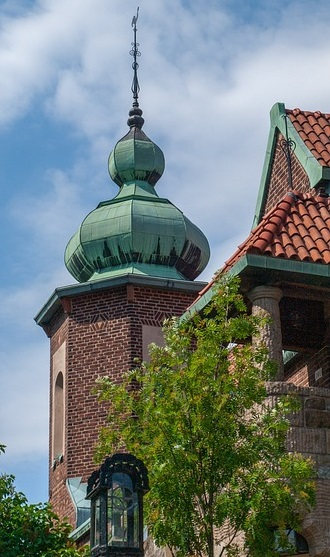
#> input picture lab_10/img/1.jpg, 330 x 557 px
$ python images.py
#> lines starting #> are read from the running program, lines starting #| are printed output that depends on the picture
# https://pixabay.com/pl/photos/building-kopu%C5%82a-dzwonnica-6351976/

import cv2
import numpy as np
import numpy as np
from pathlib import Path
import pandas as pd
import matplotlib.pyplot as plt
from skimage.metrics import structural_similarity as ssim


np.random.seed(42)


# Zniekształcenia obrazu
def read_image(image_path):
    image = cv2.imread(str(image_path))
#> image is the input picture: shape (557, 330, 3); mean B, G, R 121.5, 124.1, 113.3
    # image = cv2.cvtColor(image, cv2.COLOR_BGR2RGB)

    return image


def jpeg_compress(image, alpha):
    encode_param = [int(cv2.IMWRITE_JPEG_QUALITY), alpha]
    _, encimage = cv2.imencode(".jpg", image, encode_param)
    decimage = cv2.imdecode(encimage, 1)

    return decimage


def blur_image(image, kernel_size):
    blurred_image = cv2.GaussianBlur(image, (kernel_size, kernel_size), 0)

    return blurred_image


def noise_image(image, alpha):
#> called with alpha = 0.1
    noise_range = (-25, 25)
    rand = (noise_range[1] - noise_range[0]) * np.random.random(
        (image.shape)
    ) + noise_range[0]

    noisy_image = (image + alpha * rand).clip(0, 255).astype(np.uint8)

    return noisy_image


def noise_SnP(image, S=255, P=0, rnd=(333, 9999)):
    r, c = image.shape
    number_of_pixels = np.random.randint(rnd[0], rnd[1])

    for i in range(number_of_pixels):
        y = np.random.randint(0, r - 1)
        x = np.random.randint(0, c - 1)
        image[y][x] = S

    number_of_pixels = np.random.randint(rnd[0], rnd[1])

    for i in range(number_of_pixels):
        y = np.random.randint(0, r - 1)
        x = np.random.randint(0, c - 1)
        image[y][x] = P

    return image


def plot_images(image_1, image_2, title1, title2):
    fig, axs = plt.subplots(1, 2, sharey=True, figsize=(10, 5))
    axs[0].imshow(image_1)
    axs[0].set_title(title1)
    axs[1].imshow(image_2)
    axs[1].set_title(title2)

    plt.show()


image_path = Path("./img/1.jpg")
output_dir = Path("./output")


def main_test():
    image_path = Path("./img/1.jpg")

    image = read_image(image_path)
    # new_image = jpeg_compress(image, 5)
    new_image = blur_image(image, 13)
    # new_image = noise_image(image, 2)

    image = cv2.cvtColor(image, cv2.COLOR_BGR2RGB)
    new_image = cv2.cvtColor(new_image, cv2.COLOR_BGR2RGB)

    plot_images(image, new_image, "1", "2")


def main_generate():

    SAVE = True

    image = read_image(image_path)
    A = np.linspace(0.1, 5, 5)
    modified_images1 = [noise_image(image, alpha) for alpha in A]
#> call 4 of noise_image, with alpha = 3.78
#> in noise_image (call 4), `noisy_image = (image + alpha * rand).clip(0, 255).astype(np.uint8)`:
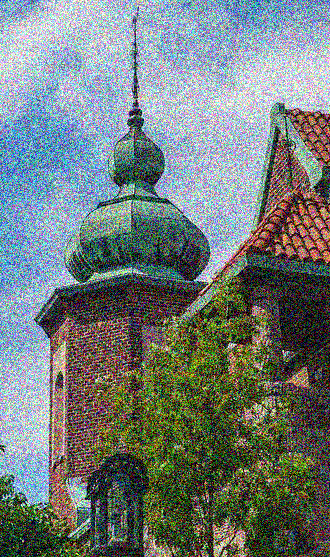
#> noisy_image: shape (557, 330, 3); mean B, G, R 122.6, 124.8, 114.8
#> in noise_image (call 5), `rand = (noise_range[1] - noise_range[0]) * np.random.random( (image.sh..`:
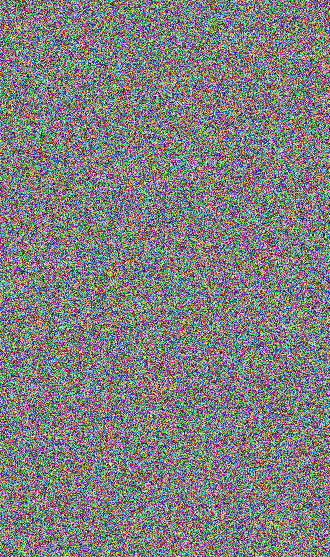
#> rand: shape (557, 330, 3) float64; mean B, G, R 0, 0, 0; drawn with min black and max white
#> in noise_image (call 5), `noisy_image = (image + alpha * rand).clip(0, 255).astype(np.uint8)`:
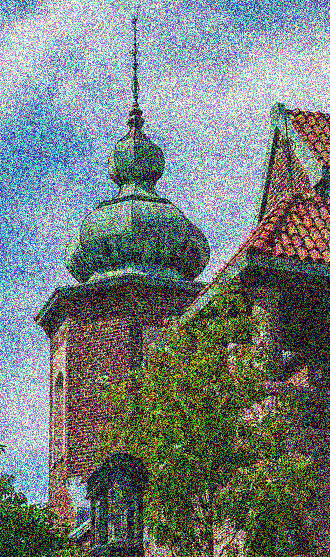
#> noisy_image: shape (557, 330, 3); mean B, G, R 122.8, 125, 115.9
#> modified_images1 = 5 items
    qualities = np.array([5, 10, 15, 40, 50])
    modified_images2 = [jpeg_compress(image, alpha) for alpha in qualities]
#> in jpeg_compress, `_, encimage = cv2.imencode(".jpg", image, encode_param)`: encimage = 6216 values, max 255 at index 0, min 0 at index 4, mean 105.4
#> in jpeg_compress, `decimage = cv2.imdecode(encimage, 1)`:
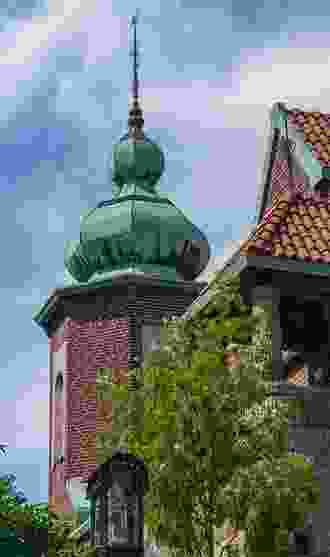
#> decimage: shape (557, 330, 3); mean B, G, R 123.7, 123.9, 113.5
#> call 2 of jpeg_compress, with alpha = 10
#> in jpeg_compress (call 2), `encode_param = [int(cv2.IMWRITE_JPEG_QUALITY), alpha]`: encode_param = [1, 10]
#> in jpeg_compress (call 2), `_, encimage = cv2.imencode(".jpg", image, encode_param)`: encimage = 9904 values, max 255 at index 0, min 0 at index 4, mean 114.6
#> in jpeg_compress (call 2), `decimage = cv2.imdecode(encimage, 1)`:
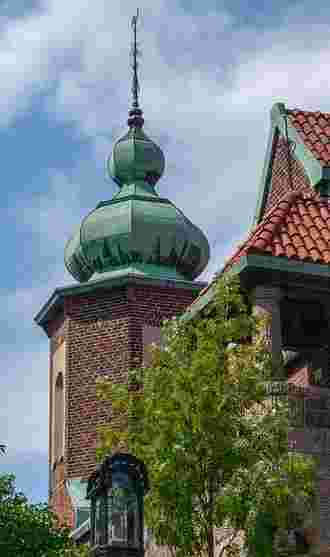
#> decimage: shape (557, 330, 3); mean B, G, R 121.7, 124.2, 113.3
#> call 3 of jpeg_compress, with alpha = 15
#> in jpeg_compress (call 3), `encode_param = [int(cv2.IMWRITE_JPEG_QUALITY), alpha]`: encode_param = [1, 15]
#> in jpeg_compress (call 3), `_, encimage = cv2.imencode(".jpg", image, encode_param)`: encimage = 12999 values, max 255 at index 0, min 0 at index 4, mean 117.7
#> in jpeg_compress (call 3), `decimage = cv2.imdecode(encimage, 1)`:
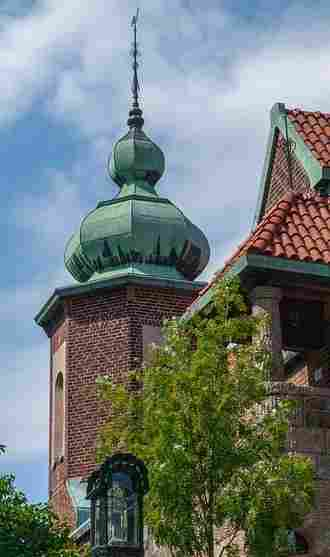
#> decimage: shape (557, 330, 3); mean B, G, R 122.1, 123.9, 113.5
#> modified_images2 = 5 items
    A = np.array([5,7,9,11,13])
    modified_images3 = [blur_image(image, alpha) for alpha in A]
#> in blur_image (call 5), `blurred_image = cv2.GaussianBlur(image, (kernel_size, kernel_size), 0)`:
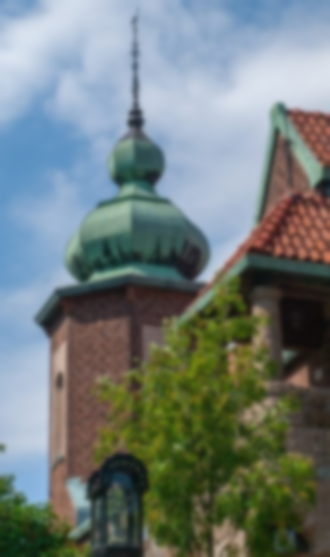
#> blurred_image: shape (557, 330, 3); mean B, G, R 121.5, 124.1, 113.3
#> modified_images3 = 5 items

    modified_images = modified_images1 + modified_images2 + modified_images3
#> modified_images = 15 items
    A = np.concatenate([A, qualities, A])

    methods = ["noise"] * 5 + ["jpeg"] * 5 + ["blur"] * 5

    if SAVE:
        [p.unlink() for p in output_dir.glob("*.png") if p.is_file()]
        [
            cv2.imwrite(
                str(
                    output_dir / f"{i+1}_{methods[i]}_{a}.png",
                ),
                modified_image,
            )
            for i, (a, modified_image) in enumerate(zip(A, modified_images))
        ]
    else:
        [
            cv2.imshow(f"alpha: {alpha}%", modified_image)
            for alpha, modified_image in zip(A, modified_images)
        ]
        cv2.waitKey(0)
        cv2.destroyAllWindows()


if __name__ == "__main__":
    # main_test()
    main_generate()

$ run again, with lab_10/img/2.jpg copied over lab_10/img/1.jpg
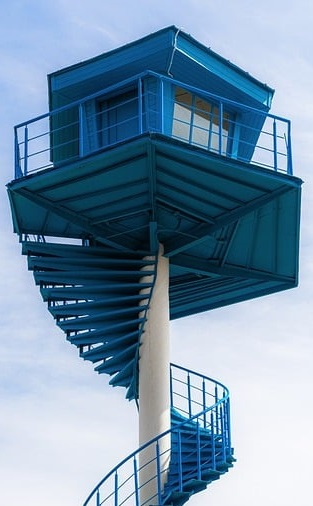
#> input picture lab_10/img/2.jpg, 313 x 506 px
#> in read_image, image is the input picture: shape (506, 313, 3); mean B, G, R 169.6, 145.8, 116.9
#> in noise_image (call 5), `noisy_image = (image + alpha * rand).clip(0, 255).astype(np.uint8)`:
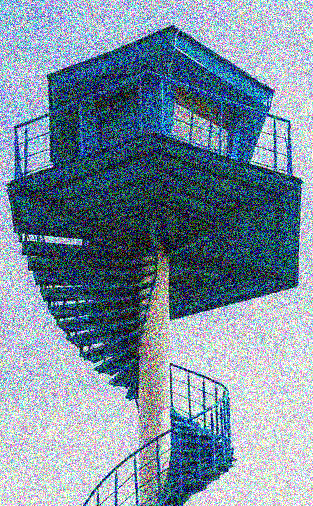
#> noisy_image: shape (506, 313, 3); mean B, G, R 158.3, 141, 121.3
#> modified_images1 = 5 items
#> encimage = 5154 values, max 255 at index 0, min 0 at index 4, mean 103.8
#> modified_images2 = 5 items
#> in blur_image (call 4), `blurred_image = cv2.GaussianBlur(image, (kernel_size, kernel_size), 0)`:
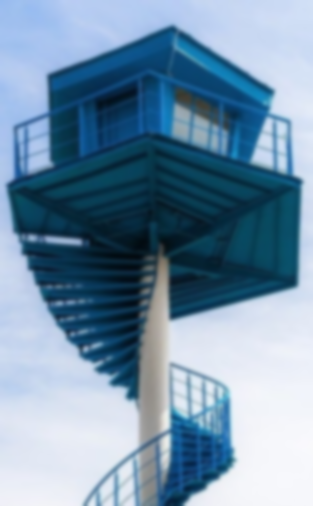
#> blurred_image: shape (506, 313, 3); mean B, G, R 169.6, 145.8, 116.9
#> modified_images = 15 items
